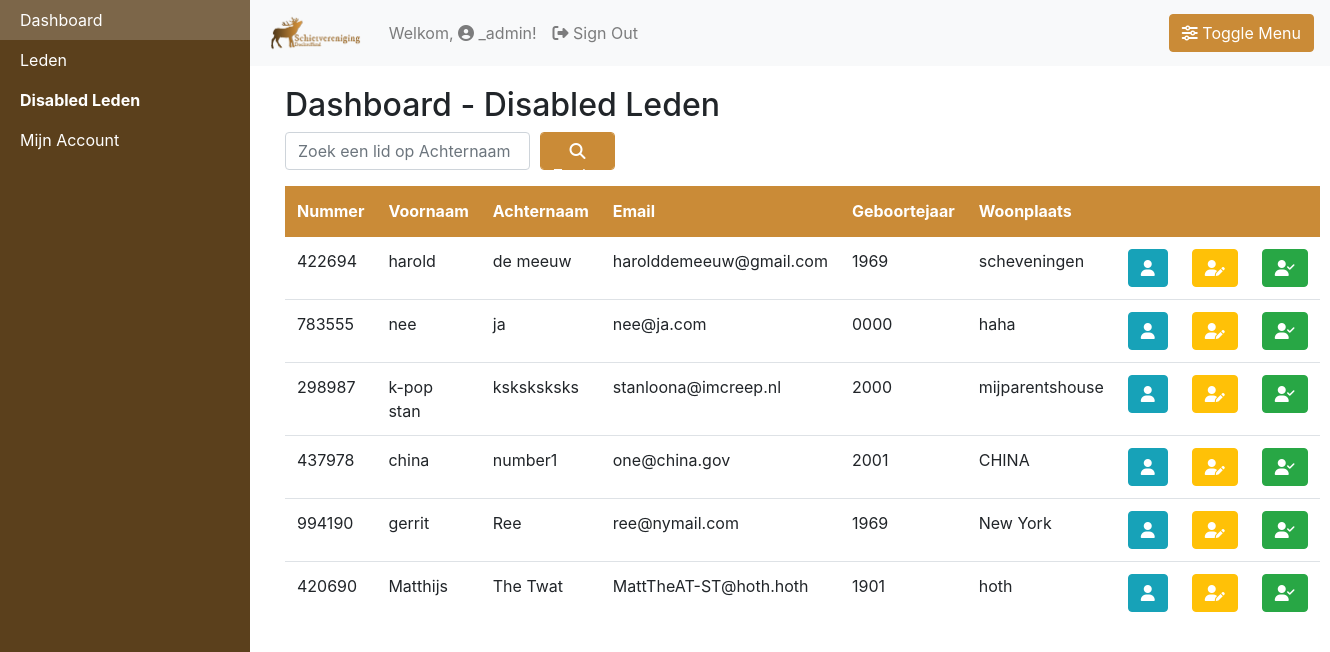
Screenshot of /website/dashboard/disabledleden.php (signed in) with the database file from the repository.
### tables this page shows
CREATE TABLE IF NOT EXISTS `leden` (
  `ledennummer` int(11) NOT NULL AUTO_INCREMENT,
  `voornaam` text NOT NULL,
  `achternaam` text NOT NULL,
  `geboortejaar` year(4) DEFAULT NULL,
  `adress` text NOT NULL,
  `huisnummer` int(11) NOT NULL,
  `postcode` text NOT NULL,
  `woonplaats` text NOT NULL,
  `wapenstoegestaan` text NOT NULL,
  `betalingtermijn` date NOT NULL,
  `contributie` int(11) NOT NULL,
  `geslacht` text NOT NULL,
  `email` text NOT NULL,
  `disable` text DEFAULT NULL,
  PRIMARY KEY (`ledennummer`)
);

### website/dashboard/disabledleden.php (the view, shortened to what this page needs)
<?php
include('../php/database.php');
$level = $_SESSION["level"];
if (isset($_GET["search"])) {
    $search = $_GET["search"];
    $sql = "SELECT * FROM leden WHERE disable='Y' AND achternaam LIKE '%" . $search . "%' ORDER BY achternaam;";
    $result = $conn->query($sql);
} else {
    $sql = "SELECT * FROM leden WHERE disable='Y' ORDER BY achternaam;";
    $result = $conn->query($sql);
}
?>
<!DOCTYPE html>
<html lang="nl">
<head>
    <link href="https://stackpath.bootstrapcdn.com/bootstrap/4.3.1/css/bootstrap.min.css" rel="stylesheet">
    <link rel="stylesheet" href="../css/custom.css">
</head>
<body>
    <div id="wrapper" class="toggled">
        <div id="sidebar-wrapper">
            <ul class="sidebar-nav">
                <li>
                    <a href="index.php">Dashboard</a>
                </li>
                <li>
                    <a href="leden.php">Leden</a>
                </li>
                <li>
                    <a class="active" href="disabledleden.php">Disabled Leden</a>
                </li>
                <li>
                    <a href="profile.php">Mijn Account</a>
                </li>
            </ul>
        </div>
        <div class="navbar navbar-expand-lg navbar-light bg-light">
            <a class="navbar-brand"><img src="../images/login/logo.png"></a>
            <div class="collapse navbar-collapse" id="navbarTogglerDemo02">
                <ul class="navbar-nav mr-auto mt-2 mt-lg-0">
                    <li class="nav-item">
                        <a class="nav-link" href="profile.php">Welkom, <i class="fas fa-user-circle"></i> <?= $_SESSION["name"] ?>!</span></a>
                    </li>
                    <li class="nav-item">
                        <a class="nav-link" href="../php/login/logout.php"><i class="fas fa-sign-out-alt"></i> Sign Out</span></a>
                    </li>
                </ul>
                <a href="#menu-toggle" class="btn btn-primary" id="menu-toggle"><i class="fas fa-sliders-h"></i> Toggle Menu</a>
            </div>
        </div>
        <main id="page-content-wrapper">
            <div class="container-fluid">
                <h2>Dashboard - Disabled Leden</h2>
                <form method="POST" action="../php/search.php">
                    <div class="form-row">
                        <div class="form-group col-md-3">
                            <input required type="text" name="search" placeholder="Zoek een lid op Achternaam" class="form-control" id="zoeken">
                        </div>
                        <div class="form-group col-md-1">
                            <button class="btn btn-primary form-control" type="submit" id="submit"><i class="fas fa-search"></i> Zoeken</button>
                        </div>
                    </div>
                </form>
                <div class="center-div">
                    <table class="table">
                        <thead class="thead-dark">
                            <tr>
                                <th scope="col">Nummer</th>
                                <th scope="col">Voornaam</th>
                                <th scope="col">Achternaam</th>
                                <th scope="col">Email</th>
                                <th scope="col">Geboortejaar</th>
                                <th scope="col">Woonplaats</th>
                                <th scope="col"></th>
                                <th scope="col"></th>
                                <th scope="col"></th>
                            </tr>
                        </thead>
                        <tbody>
                            <?php
                            if ($level == 1) {
                                foreach ($result as $item) {
                                    echo "<td>" . $item["ledennummer"] . "</td>" . "<td>" . $item["voornaam"] . "</td><td>" . $item["achternaam"] . "</td><td>" . $item["email"] . "</td><td>" . $item["geboortejaar"] . "</td><td>" . $item["woonplaats"] . "</td><td><a href='views/viewuser.php?id=" . $item['ledennummer'] . "&disabled=true' class='btn btn-info'><i class='fas fa-user'></i></a></td><td><a href='views/edituser.php?id=" . $item['ledennummer'] . "&disabled=true' class='btn btn-warning'><i class='fas fa-user-edit'></i></a></td><td><a href='views/enableuser.php?id=" . $item["ledennummer"] . "' class='btn btn-success'><i class='fas fa-user-check'></i></a></td></tr>";
                                }
                            } else if ($level == 2) {
                                foreach ($result as $item) {
                                    echo "<td>" . $item["ledennummer"] . "</td>" . "<td>" . $item["voornaam"] . "</td><td>" . $item["achternaam"] . "</td><td>" . $item["email"] . "</td><td>" . $item["geboortejaar"] . "</td><td>" . $item["woonplaats"] . "</td><td><a href='views/viewuser.php?id=" . $item['ledennummer'] . "&disabled=true' class='btn btn-info'><i class='fas fa-user'></i></a></td><td><a href='views/edituser.php?id=" . $item['ledennummer'] . "&disabled=true' class='btn btn-warning'><i class='fas fa-user-edit'></i></a></td></tr>";
                                }
                            } else if ($level == 3) {
                                foreach ($result as $item) {
                                    echo "<td>" . $item["ledennummer"] . "</td>" . "<td>" . $item["voornaam"] . "</td><td>" . $item["achternaam"] . "</td><td>" . $item["email"] . "</td><td>" . $item["geboortejaar"] . "</td><td>" . $item["woonplaats"] . "</td><td><a href='views/viewuser.php?id=" . $item['ledennummer'] . "&disabled=true' class='btn btn-info'><i class='fas fa-user'></i></a></td></tr>";
                                }
                            }
                            ?>
                        </tbody>
                    </table>
                </div>
            </div>
        </main>
    </div>
</body>
</html>

### website/css/custom.css (style rules this page uses)
body { overflow-x: hidden; }
#wrapper { padding-left: 0; -webkit-transition: all 0.5s ease; -moz-transition: all 0.5s ease; -o-transition: all 0.5s ease; transition: all 0.5s ease; }
#wrapper.toggled { padding-left: 250px; }
.active { font-weight: bold; }
#sidebar-wrapper { z-index: 1000; position: fixed; left: 250px; width: 0; height: 100%; margin-left: -250px; overflow-y: auto; background: #5b401c; -webkit-transition: all 0.5s ease; -moz-transition: all 0.5s ease; -o-transition: all 0.5s ease; transition: all 0.5s ease; }
#wrapper.toggled #sidebar-wrapper { width: 250px; }
#page-content-wrapper { width: 100%; position: absolute; padding: 15px; }
#wrapper.toggled #page-content-wrapper { position: absolute; margin-right: -250px; }
.sidebar-nav { position: absolute; top: 0; width: 250px; margin: 0; padding: 0; list-style: none; }
.sidebar-nav li { text-indent: 20px; line-height: 40px; }
.sidebar-nav li a { display: block; text-decoration: none; color: #fff; }
@media (min-width:768px) { #wrapper { padding-left: 0; } }
@media (min-width:768px) { #wrapper.toggled { padding-left: 250px; } }
@media (min-width:768px) { #sidebar-wrapper { width: 0; } }
@media (min-width:768px) { #wrapper.toggled #sidebar-wrapper { width: 250px; } }
@media (min-width:768px) { #page-content-wrapper { padding: 20px; position: relative; } }
@media (min-width:768px) { #wrapper.toggled #page-content-wrapper { position: relative; margin-right: 0; } }
.btn-primary { background-color: #ca8b37; border-color: #ca8b37; }
.btn-primary:link { background-color: #ca8b37; border-color: #ca8b37; }
.navbar-brand img { max-height: 40px; }
.btn-warning { color: #fff; background-color: #ffc107; border-color: #ffc107; }
.btn-success { color: #fff; background-color: #28a745; border-color: #28a745; }
table { margin: 0; width: 100%; }
.table .thead-dark th { color: #fff; border-color: #ca8b37 !important; background-color: #ca8b37 !important; }

### rows the page displays
leden: ledennummer "422694", voornaam "harold", achternaam "de meeuw", email "harolddemeeuw@gmail.com", geboortejaar "1969", woonplaats "scheveningen"
leden: ledennummer "783555", voornaam "nee", achternaam "ja", email "nee@ja.com", geboortejaar "0000", woonplaats "haha"
leden: ledennummer "298987", voornaam "k-pop stan", achternaam "ksksksksks", email "stanloona@imcreep.nl", geboortejaar "2000", woonplaats "mijparentshouse"
leden: ledennummer "437978", voornaam "china", achternaam "number1", email "one@china.gov", geboortejaar "2001", woonplaats "CHINA"
leden: ledennummer "994190", voornaam "gerrit", achternaam "Ree", email "ree@nymail.com", geboortejaar "1969", woonplaats "New York"
leden: ledennummer "420690", voornaam "Matthijs", achternaam "The Twat", email "MattTheAT-ST@hoth.hoth", geboortejaar "1901", woonplaats "hoth"

### other values shown
$_SESSION["name"] "_admin"
